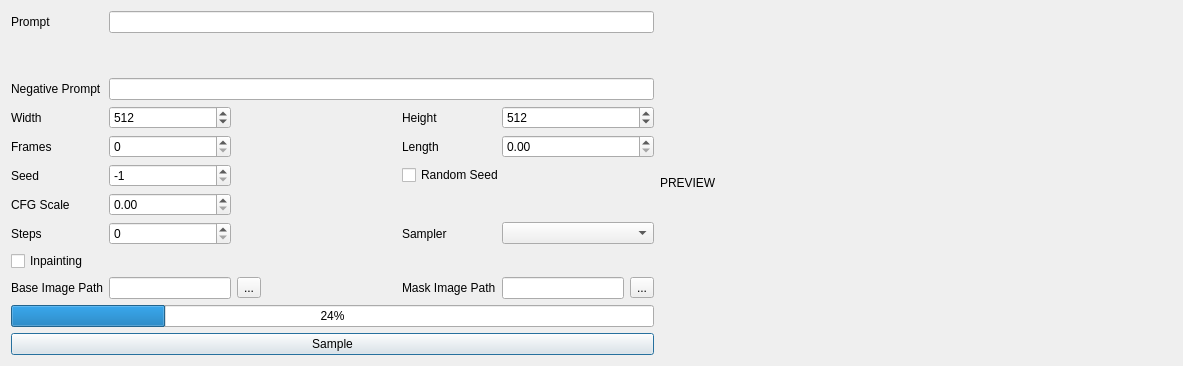
<?xml version="1.0" encoding="UTF-8"?>
<ui version="4.0">
 <class>Dialog</class>
 <widget class="QDialog" name="Dialog">
  <property name="windowModality">
   <enum>Qt::WindowModality::WindowModal</enum>
  </property>
  <property name="geometry">
   <rect>
    <x>0</x>
    <y>0</y>
    <width>1183</width>
    <height>366</height>
   </rect>
  </property>
  <property name="sizePolicy">
   <sizepolicy hsizetype="Fixed" vsizetype="Fixed">
    <horstretch>0</horstretch>
    <verstretch>0</verstretch>
   </sizepolicy>
  </property>
  <property name="windowTitle">
   <string>Sampling Tools</string>
  </property>
  <property name="sizeGripEnabled">
   <bool>false</bool>
  </property>
  <property name="modal">
   <bool>true</bool>
  </property>
  <layout class="QGridLayout" name="gridLayout">
   <item row="7" column="1">
    <widget class="QSpinBox" name="stepsSbx"/>
   </item>
   <item row="2" column="1" colspan="7">
    <widget class="QLineEdit" name="negativePromptLed"/>
   </item>
   <item row="0" column="1" colspan="7">
    <widget class="QLineEdit" name="promptLed"/>
   </item>
   <item row="5" column="5" colspan="3">
    <widget class="QCheckBox" name="randomSeedCbx">
     <property name="text">
      <string>Random Seed</string>
     </property>
    </widget>
   </item>
   <item row="7" column="0">
    <widget class="QLabel" name="label_7">
     <property name="text">
      <string>Steps</string>
     </property>
     <property name="buddy">
      <cstring>stepsSbx</cstring>
     </property>
    </widget>
   </item>
   <item row="9" column="6">
    <widget class="QLineEdit" name="maskPathLed"/>
   </item>
   <item row="6" column="0">
    <widget class="QLabel" name="label_6">
     <property name="text">
      <string>CFG Scale</string>
     </property>
     <property name="buddy">
      <cstring>cfgSbx</cstring>
     </property>
    </widget>
   </item>
   <item row="9" column="2">
    <widget class="QToolButton" name="imagePathBtn">
     <property name="text">
      <string>...</string>
     </property>
    </widget>
   </item>
   <item row="4" column="5">
    <widget class="QLabel" name="label_11">
     <property name="text">
      <string>Length</string>
     </property>
     <property name="buddy">
      <cstring>lengthSbx</cstring>
     </property>
    </widget>
   </item>
   <item row="5" column="1">
    <widget class="QSpinBox" name="seedSbx">
     <property name="minimum">
      <number>-1</number>
     </property>
     <property name="maximum">
      <number>999999999</number>
     </property>
     <property name="value">
      <number>-1</number>
     </property>
    </widget>
   </item>
   <item row="9" column="0">
    <widget class="QLabel" name="label_8">
     <property name="text">
      <string>Base Image Path</string>
     </property>
     <property name="buddy">
      <cstring>imagePathLed</cstring>
     </property>
    </widget>
   </item>
   <item row="11" column="0" colspan="8">
    <widget class="QPushButton" name="sampleBtn">
     <property name="text">
      <string>Sample</string>
     </property>
    </widget>
   </item>
   <item row="2" column="0">
    <widget class="QLabel" name="label_5">
     <property name="text">
      <string>Negative Prompt</string>
     </property>
     <property name="buddy">
      <cstring>negativePromptLed</cstring>
     </property>
    </widget>
   </item>
   <item row="3" column="6" colspan="2">
    <widget class="QSpinBox" name="heightSbx">
     <property name="maximum">
      <number>8096</number>
     </property>
     <property name="value">
      <number>512</number>
     </property>
    </widget>
   </item>
   <item row="7" column="5">
    <widget class="QLabel" name="label_12">
     <property name="text">
      <string>Sampler</string>
     </property>
     <property name="buddy">
      <cstring>samplerCmb</cstring>
     </property>
    </widget>
   </item>
   <item row="5" column="0">
    <widget class="QLabel" name="label_4">
     <property name="text">
      <string>Seed</string>
     </property>
     <property name="buddy">
      <cstring>seedSbx</cstring>
     </property>
    </widget>
   </item>
   <item row="9" column="5">
    <widget class="QLabel" name="label_9">
     <property name="text">
      <string>Mask Image Path</string>
     </property>
     <property name="buddy">
      <cstring>maskPathLed</cstring>
     </property>
    </widget>
   </item>
   <item row="0" column="0">
    <widget class="QLabel" name="label_3">
     <property name="text">
      <string>Prompt</string>
     </property>
     <property name="buddy">
      <cstring>promptLed</cstring>
     </property>
    </widget>
   </item>
   <item row="4" column="0">
    <widget class="QLabel" name="label_2">
     <property name="text">
      <string>Frames</string>
     </property>
     <property name="buddy">
      <cstring>framesSbx</cstring>
     </property>
    </widget>
   </item>
   <item row="6" column="1">
    <widget class="QDoubleSpinBox" name="cfgSbx"/>
   </item>
   <item row="9" column="7">
    <widget class="QToolButton" name="maskPathBtn">
     <property name="text">
      <string>...</string>
     </property>
    </widget>
   </item>
   <item row="8" column="0" colspan="3">
    <widget class="QCheckBox" name="inpaintingCbx">
     <property name="text">
      <string>Inpainting</string>
     </property>
    </widget>
   </item>
   <item row="3" column="0">
    <widget class="QLabel" name="label">
     <property name="text">
      <string>Width</string>
     </property>
     <property name="buddy">
      <cstring>widthSbx</cstring>
     </property>
    </widget>
   </item>
   <item row="4" column="6" colspan="2">
    <widget class="QDoubleSpinBox" name="lengthSbx"/>
   </item>
   <item row="10" column="0" colspan="8">
    <widget class="QProgressBar" name="progressBar">
     <property name="value">
      <number>24</number>
     </property>
    </widget>
   </item>
   <item row="3" column="5">
    <widget class="QLabel" name="label_10">
     <property name="text">
      <string>Height</string>
     </property>
     <property name="buddy">
      <cstring>heightSbx</cstring>
     </property>
    </widget>
   </item>
   <item row="3" column="1">
    <widget class="QSpinBox" name="widthSbx">
     <property name="maximum">
      <number>8096</number>
     </property>
     <property name="value">
      <number>512</number>
     </property>
    </widget>
   </item>
   <item row="9" column="1">
    <widget class="QLineEdit" name="imagePathLed"/>
   </item>
   <item row="7" column="6" colspan="2">
    <widget class="QComboBox" name="samplerCmb"/>
   </item>
   <item row="0" column="8" rowspan="12">
    <widget class="QLabel" name="label_13">
     <property name="sizePolicy">
      <sizepolicy hsizetype="Minimum" vsizetype="Preferred">
       <horstretch>0</horstretch>
       <verstretch>0</verstretch>
      </sizepolicy>
     </property>
     <property name="minimumSize">
      <size>
       <width>512</width>
       <height>0</height>
      </size>
     </property>
     <property name="text">
      <string>PREVIEW</string>
     </property>
    </widget>
   </item>
   <item row="4" column="1">
    <widget class="QSpinBox" name="framesSbx"/>
   </item>
   <item row="9" column="3">
    <spacer name="horizontalSpacer">
     <property name="orientation">
      <enum>Qt::Orientation::Horizontal</enum>
     </property>
     <property name="sizeHint" stdset="0">
      <size>
       <width>40</width>
       <height>20</height>
      </size>
     </property>
    </spacer>
   </item>
  </layout>
 </widget>
 <tabstops>
  <tabstop>promptLed</tabstop>
  <tabstop>negativePromptLed</tabstop>
  <tabstop>widthSbx</tabstop>
  <tabstop>heightSbx</tabstop>
  <tabstop>framesSbx</tabstop>
  <tabstop>lengthSbx</tabstop>
  <tabstop>seedSbx</tabstop>
  <tabstop>randomSeedCbx</tabstop>
  <tabstop>cfgSbx</tabstop>
  <tabstop>stepsSbx</tabstop>
  <tabstop>samplerCmb</tabstop>
  <tabstop>inpaintingCbx</tabstop>
  <tabstop>imagePathLed</tabstop>
  <tabstop>imagePathBtn</tabstop>
  <tabstop>maskPathLed</tabstop>
  <tabstop>maskPathBtn</tabstop>
  <tabstop>sampleBtn</tabstop>
 </tabstops>
 <resources/>
 <connections/>
</ui>
